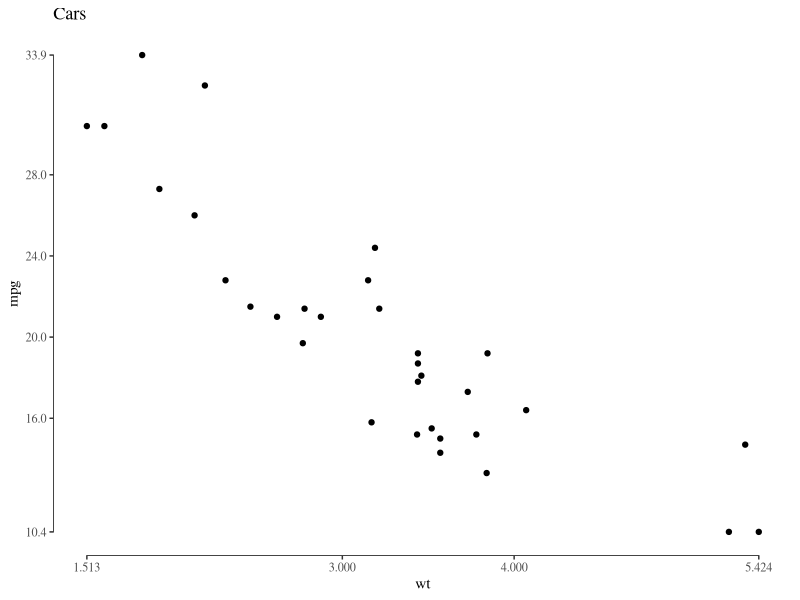
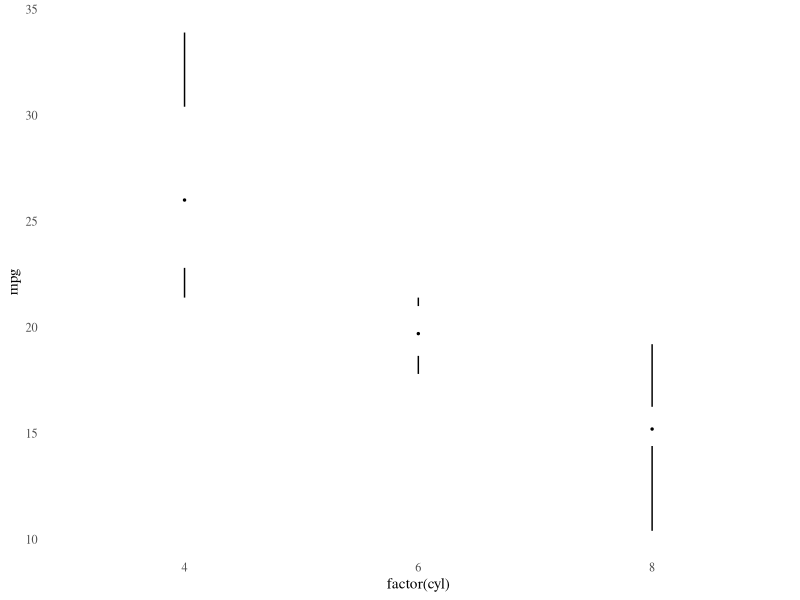
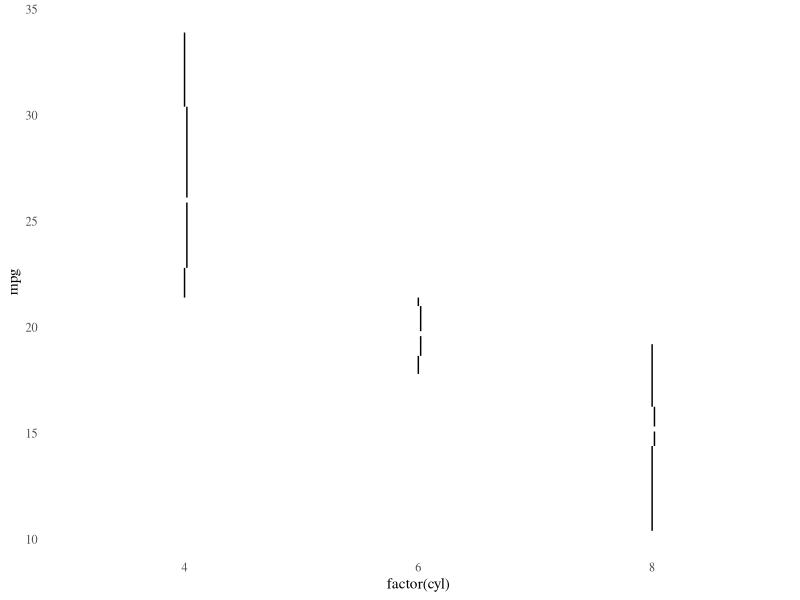
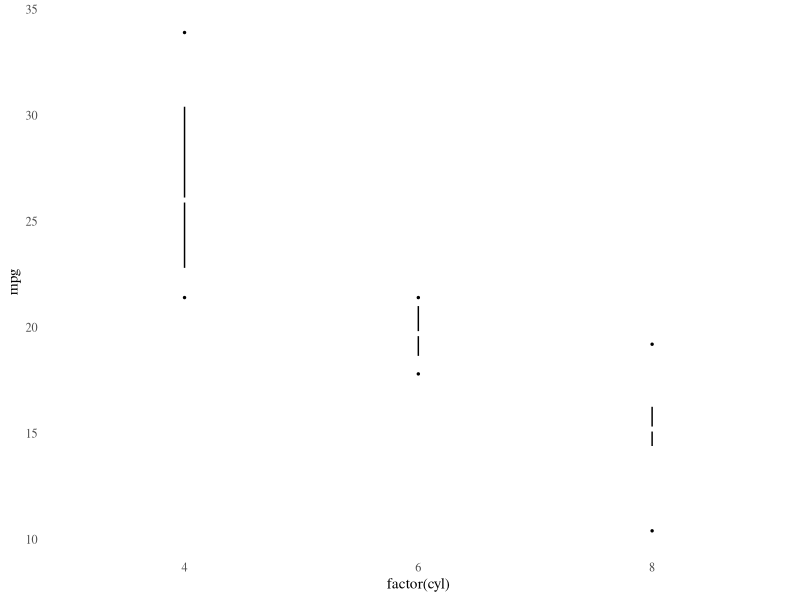
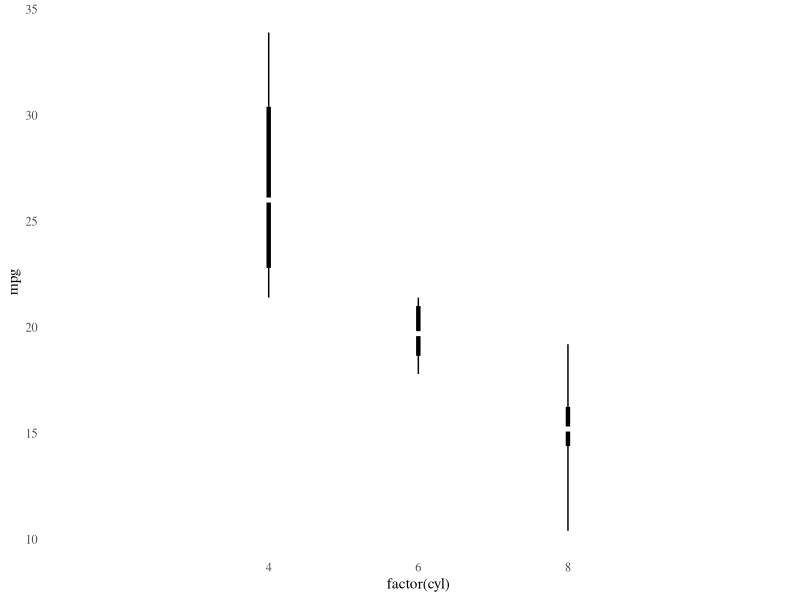
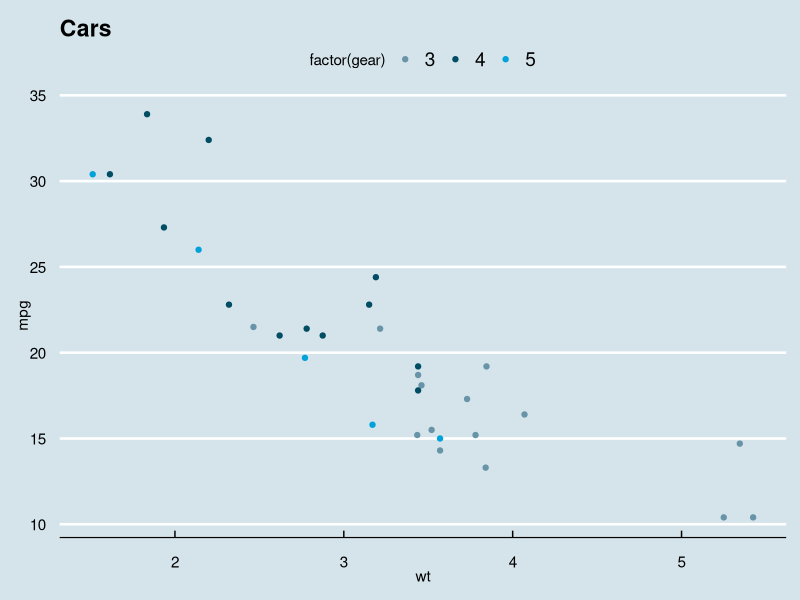
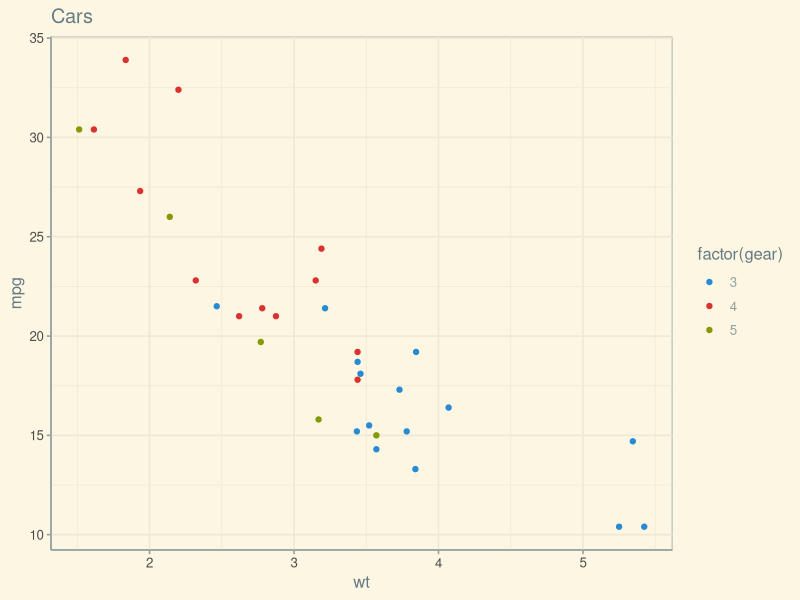
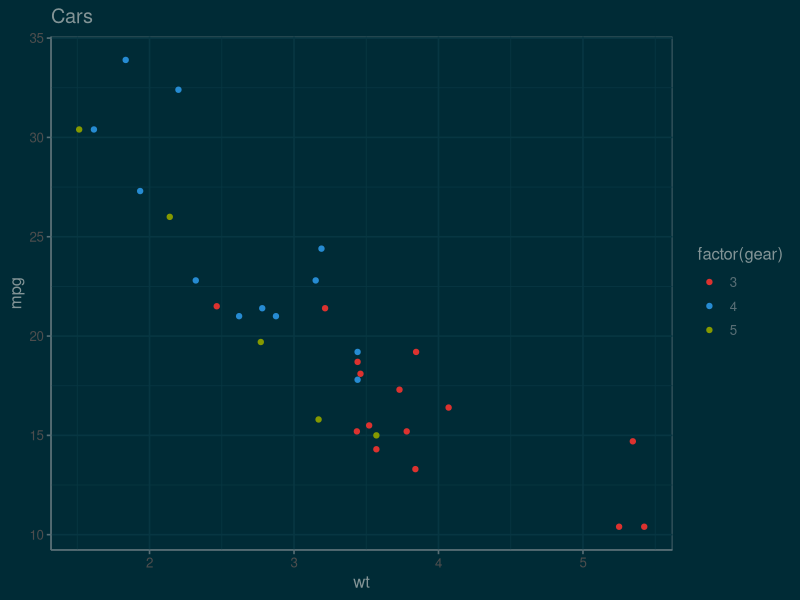

Source code (R) for these figures, in order: (Note: this script raises an error after producing the figures.)
## ----header,echo=FALSE,results='hide'------------------------------------
library("knitr")
opts_chunk$set(fig.width = 5.25, fig.height = 3.75, cache=FALSE)

## ----dsamp---------------------------------------------------------------
library("ggplot2")
library("ggthemes")

p <- ggplot(mtcars, aes(x = wt, y = mpg)) +
  geom_point() +
  ggtitle("Cars")

p2 <- ggplot(mtcars, aes(x = wt, y = mpg, colour = factor(gear))) +
  geom_point() +
  ggtitle("Cars")

p3 <- p2 + facet_wrap(~ am)



## ----tufte-rangeframe----------------------------------------------------
p + geom_rangeframe() +
  theme_tufte() + 
  scale_x_continuous(breaks = extended_range_breaks()(mtcars$wt)) +
  scale_y_continuous(breaks = extended_range_breaks()(mtcars$mpg))

## ----tufteboxplot--------------------------------------------------------
p4 <- ggplot(mtcars, aes(factor(cyl), mpg))

p4 + theme_tufte(ticks=FALSE) + geom_tufteboxplot()


## ----tufteboxplot2-------------------------------------------------------
p4 + theme_tufte(ticks=FALSE) +
  geom_tufteboxplot(median.type = "line")

## ----tufteboxplot3-------------------------------------------------------
p4 + theme_tufte(ticks=FALSE) +
  geom_tufteboxplot(median.type = "line", whisker.type = 'point', hoffset = 0)


## ----tufteboxplot4-------------------------------------------------------
p4 + theme_tufte(ticks=FALSE) +
  geom_tufteboxplot(median.type = "line", whisker.type = 'line', hoffset = 0, width = 3)


## ----economist-----------------------------------------------------------
p2 + theme_economist() + scale_colour_economist() 

## ----solarized-light-----------------------------------------------------
p2 + theme_solarized() +
  scale_colour_solarized("blue")

## ----solarized-dark------------------------------------------------------
p2 + theme_solarized(light = FALSE) +
  scale_colour_solarized("red")


## ----solarized-alt-------------------------------------------------------
p2 + theme_solarized_2(light = FALSE) +
  scale_colour_solarized("blue")


## ----stata---------------------------------------------------------------
p2 + theme_stata() + scale_colour_stata()
                             

## ----excel1--------------------------------------------------------------
p2 + theme_excel() + scale_colour_excel()


## ----excel2--------------------------------------------------------------
ggplot(diamonds, aes(x = clarity, fill = cut)) +
  geom_bar() +
  scale_fill_excel() +
  theme_excel()


## ----igray---------------------------------------------------------------
p2 + theme_igray()


## ----fivethirtyeight-----------------------------------------------------
p2 + geom_smooth(method = "lm", se = FALSE) +
  scale_color_fivethirtyeight("cyl") +
  theme_fivethirtyeight()


## ----paultol-------------------------------------------------------------
p2 + geom_smooth(method = "lm", se = FALSE) +
  scale_color_ptol("cyl",palette="ptol3_qual") +
  theme_fivethirtyeight()

## ----paultol-barplot-----------------------------------------------------
ggplot(diamonds, aes(x = clarity, fill = cut)) +
  geom_bar() +
  theme_fivethirtyeight() +
  scale_fill_ptol(palette="ptol5_qual")

## ----tableau-------------------------------------------------------------
p2 + theme_igray() + scale_colour_tableau()


## ----tableau-colorbind10-------------------------------------------------
p2 + theme_igray() + scale_colour_tableau("colorblind10")


## ----few-----------------------------------------------------------------
p2 + theme_few() + scale_colour_few()

## ----wsj-----------------------------------------------------------------
p2 + theme_wsj() + scale_colour_wsj("colors6", "")

## ------------------------------------------------------------------------
p2 + theme_base()

## ------------------------------------------------------------------------
par(fg = "blue", bg = "gray", col.lab = "red", font.lab = 3)
p2 + theme_par()

## ----gdocs---------------------------------------------------------------
p2 + theme_gdocs() + scale_color_gdocs()


## ----calc----------------------------------------------------------------
p2 + theme_calc() + scale_color_calc()

## ----pander-scatterplot--------------------------------------------------
p2 + theme_pander() + scale_colour_pander()
 

## ----pander-barplot------------------------------------------------------
ggplot(diamonds, aes(x = clarity, fill = cut)) +
  geom_bar() +
  theme_pander() +
  scale_fill_pander()
  

## ----hc-default----------------------------------------------------------
p2 + theme_hc() + scale_colour_hc()
 

## ----hc-darkunica--------------------------------------------------------
p2 + theme_hc(bgcolor = "darkunica") +
  scale_colour_hc("darkunica")

## ----dtemp---------------------------------------------------------------
dtemp <- data.frame(months = factor(rep(substr(month.name,1,3), 4), levels = substr(month.name,1,3)),
                    city = rep(c("Tokyo", "New York", "Berlin", "London"), each = 12),
                    temp = c(7.0, 6.9, 9.5, 14.5, 18.2, 21.5, 25.2, 26.5, 23.3, 18.3, 13.9, 9.6,
                             -0.2, 0.8, 5.7, 11.3, 17.0, 22.0, 24.8, 24.1, 20.1, 14.1, 8.6, 2.5,
                             -0.9, 0.6, 3.5, 8.4, 13.5, 17.0, 18.6, 17.9, 14.3, 9.0, 3.9, 1.0,
                             3.9, 4.2, 5.7, 8.5, 11.9, 15.2, 17.0, 16.6, 14.2, 10.3, 6.6, 4.8))

## ----hc-default-line-----------------------------------------------------
ggplot(dtemp, aes(x = months, y = temp, group = city, color = city)) +
  geom_line() +
  geom_point(size = 1.1) + 
  ggtitle("Monthly Average Temperature") +
  theme_hc() +
  scale_colour_hc()

## ----hc-darkunica-line---------------------------------------------------
ggplot(dtemp, aes(x = months, y = temp, group = city, color = city)) +
  geom_line() + 
  geom_point(size = 1.1) + 
  ggtitle("Monthly Average Temperature") +
  theme_hc(bgcolor = "darkunica") +
  scale_fill_hc("darkunica")

## ----map,message=FALSE---------------------------------------------------
library("maps")
us <- fortify(map_data("state"), region = "region")
ggplot() +
  geom_map(data  =  us, map = us,
           aes(x = long, y = lat, map_id = region, group = group),
           fill = "white", color = "black", size = 0.25) +
  coord_map("albers", lat0 = 39, lat1 = 45) +
  theme_map()


